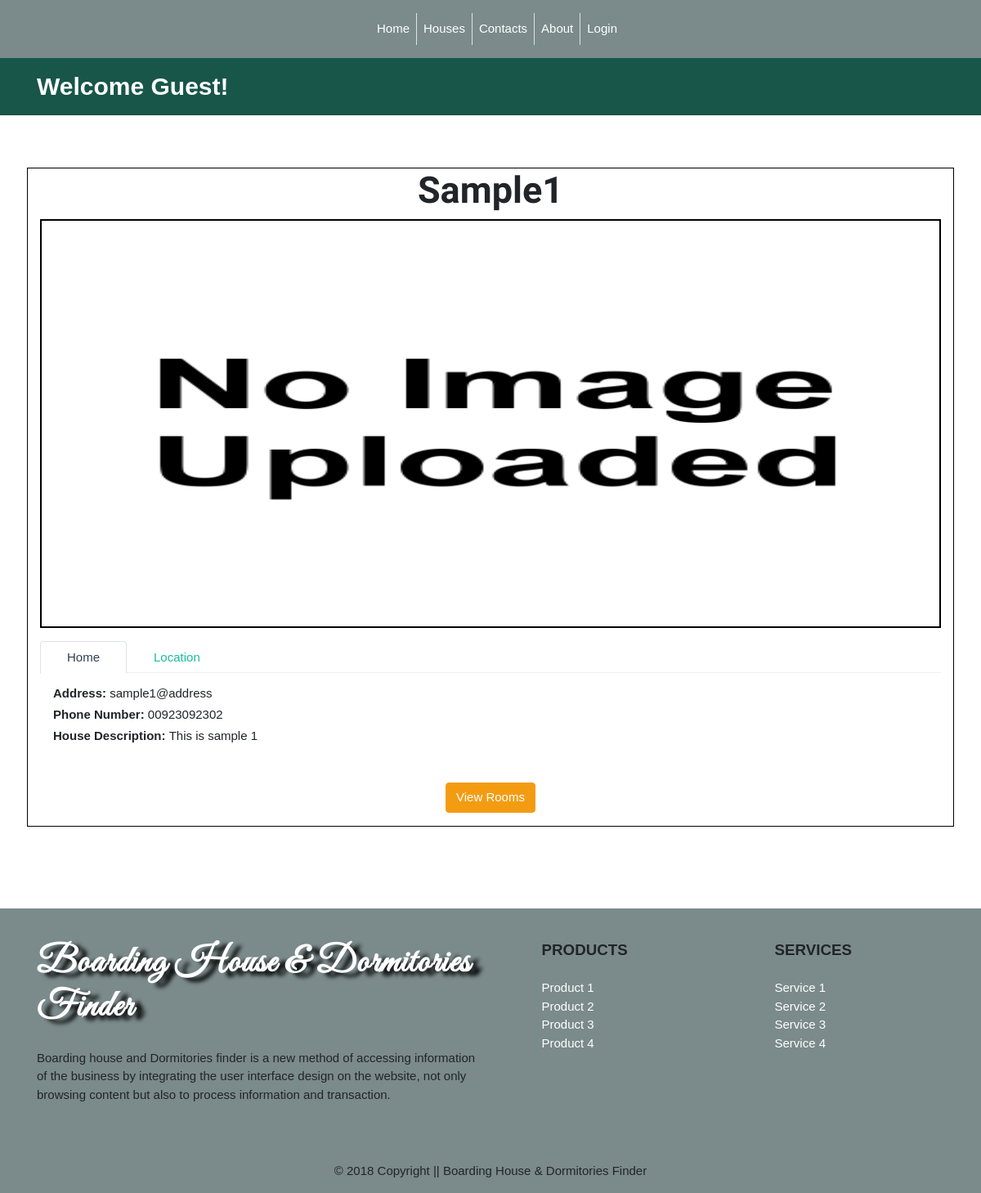
The app's page /view_house.php?id=54, older data.
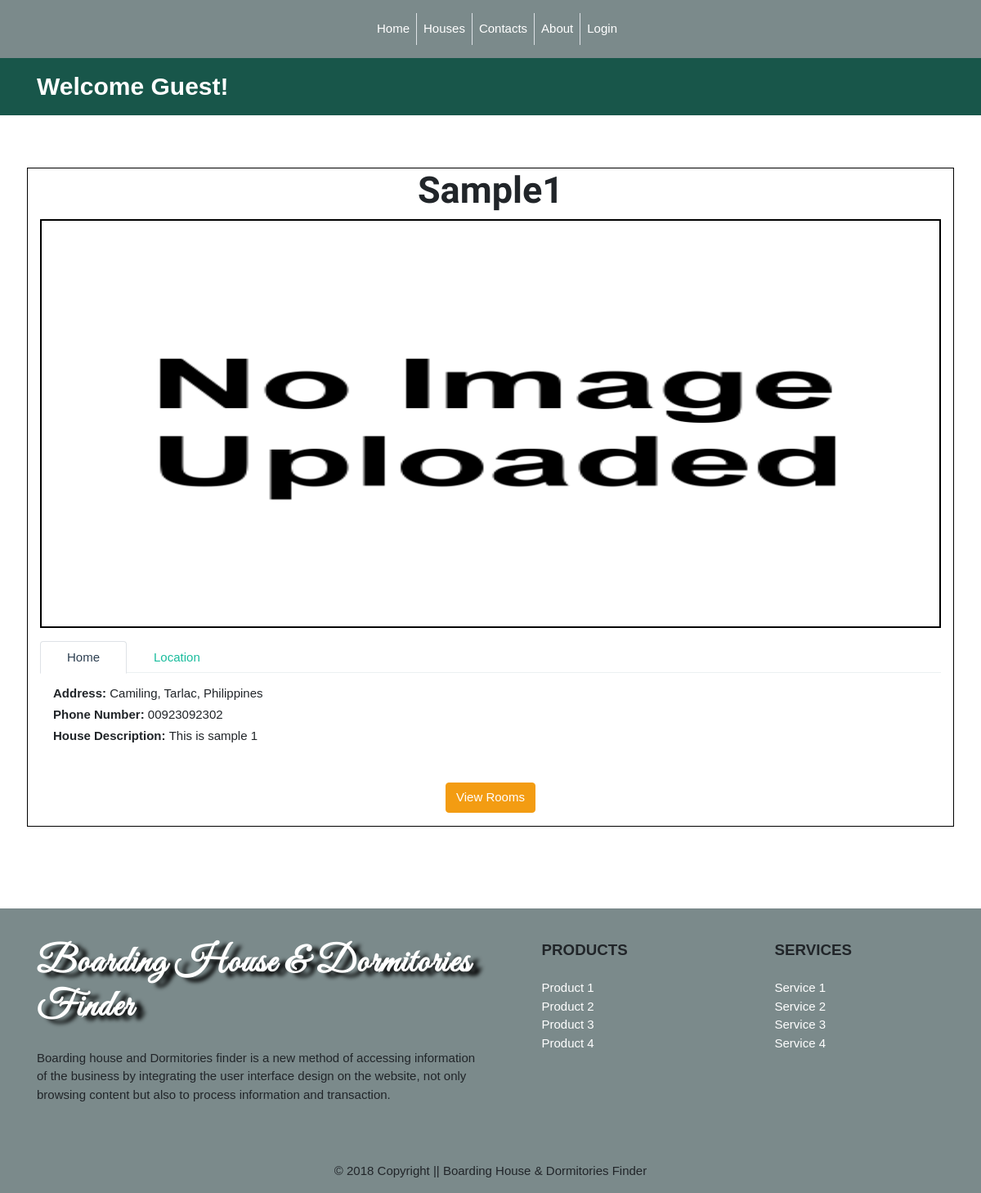
The same page, newer data.
### tables this page shows
CREATE TABLE IF NOT EXISTS `houses` (
  `house_id` int(11) NOT NULL,
  `user_id` int(11) NOT NULL,
  `house_category_id` int(11) NOT NULL,
  `house_name` varchar(255) NOT NULL,
  `house_address` varchar(255) NOT NULL,
  `house_phone_number` text NOT NULL,
  `house_number_room` text NOT NULL,
  `house_picture` text NOT NULL,
  `house_blpp` text NOT NULL,
  `house_description` text NOT NULL,
  `house_status` int(11) NOT NULL
);

### view_house.php (the view, shortened to what this page needs)
<?php
	function display_content(){
		require 'condb.php';
		$house_id = $_GET['id'];
		$house = "SELECT * FROM houses WHERE house_id = '$house_id'";
		$house_results = mysqli_query($conn, $house);
		$house_row = mysqli_fetch_assoc($house_results);
		extract($house_row);
		?>
		<div class="house-view-container mb-5 pb-1">
			<div class="container-fluid mt-3 p-5">
				<div class="row border-house-view">
					<div class="col-sm-12">
					<h3 class="text-center house-name"><?php echo $house_name?></h3>
					</div>
					<div class="col-sm-12">
						<div class="img-container house_picture">
						<img src="<?php echo $house_picture; ?>" class="house_picture" alt="<?php echo $house_name;?>">
						</div>
					</div>
					<div class="col-sm-12 mt-3">
						<ul class="nav nav-tabs" id="myTab" role="tablist">
						  <li class="nav-item">
						    <a class="nav-link active" id="about-tab" data-toggle="tab" href="#about" role="tab" aria-controls="about" aria-selected="true">Home</a>
						  </li>
						  <li class="nav-item">
						    <a class="nav-link" id="location-tab" data-toggle="tab" href="#location" role="tab" aria-controls="location" aria-selected="false">Location</a>
						  </li>
						</ul>
						<div class="tab-content" id="myTabContent">
						  <div class="tab-pane fade show active" id="about" role="tabpanel" aria-labelledby="about-tab">
						  <div class="row p-3">
						  	<div class="col-sm-6">
						  		<h6><span class="about-house-view">Address:</span> <?php
						  		echo $house_address;
						  		?></h6>
						  		<h6><span class="about-house-view">Phone Number:</span> <?php echo $house_phone_number; ?></h6>
						  		<h6><span class="about-house-view">House Description: </span> <?php
						  		echo $house_description;
						  		?>
						  		</h6>
						  	</div>
						  	<div class="col-sm-6">
						  	</div>
						  </div>
						  </div>
						</div>
					</div>
					<div class="col-sm-12 text-center mb-3 mt-4">
						<form method="POST" action="show_room.php?id=<?php echo $house_id?>">
							<button class="btn btn-warning" type="submit">View Rooms</button>
						</form>
					</div>
				</div>
			</div>
		</div>
		<?php
	}
	require "template.php";
?>

Row changes from the older to the newer data that the page shows:
changed houses "Sample1": house_address "sample1@address" → "Camiling, Tarlac, Philippines"
